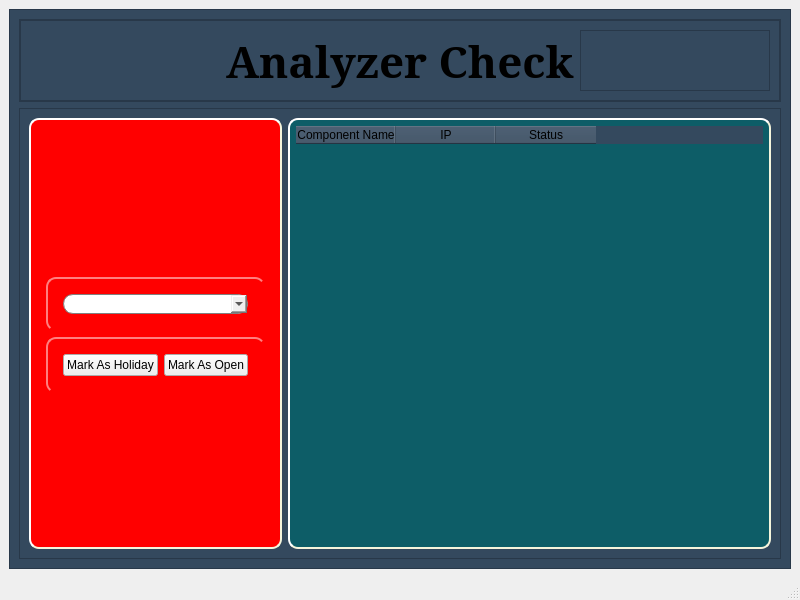
<?xml version="1.0" encoding="UTF-8"?>
<ui version="4.0">
 <class>MainWindow</class>
 <widget class="QMainWindow" name="MainWindow">
  <property name="geometry">
   <rect>
    <x>0</x>
    <y>0</y>
    <width>800</width>
    <height>600</height>
   </rect>
  </property>
  <property name="windowTitle">
   <string>MainWindow</string>
  </property>
  <property name="styleSheet">
   <string notr="true">QFrame{
	background-color: 	#34495E;
}
</string>
  </property>
  <widget class="QWidget" name="centralwidget">
   <layout class="QVBoxLayout" name="verticalLayout_2">
    <item>
     <widget class="QFrame" name="frame">
      <property name="frameShape">
       <enum>QFrame::StyledPanel</enum>
      </property>
      <property name="frameShadow">
       <enum>QFrame::Raised</enum>
      </property>
      <layout class="QVBoxLayout" name="verticalLayout">
       <item>
        <widget class="QFrame" name="frame_2">
         <property name="frameShape">
          <enum>QFrame::StyledPanel</enum>
         </property>
         <property name="frameShadow">
          <enum>QFrame::Raised</enum>
         </property>
         <layout class="QHBoxLayout" name="horizontalLayout">
          <property name="spacing">
           <number>0</number>
          </property>
          <property name="leftMargin">
           <number>0</number>
          </property>
          <property name="topMargin">
           <number>0</number>
          </property>
          <property name="rightMargin">
           <number>0</number>
          </property>
          <property name="bottomMargin">
           <number>0</number>
          </property>
          <item alignment="Qt::AlignTop">
           <widget class="QFrame" name="frame_6">
            <property name="styleSheet">
             <string notr="true"/>
            </property>
            <property name="frameShape">
             <enum>QFrame::StyledPanel</enum>
            </property>
            <property name="frameShadow">
             <enum>QFrame::Raised</enum>
            </property>
            <layout class="QHBoxLayout" name="horizontalLayout_2">
             <item alignment="Qt::AlignLeft">
              <widget class="QLabel" name="label_2">
               <property name="text">
                <string/>
               </property>
               <property name="pixmap">
                <pixmap>../../../Downloads/home (1).png</pixmap>
               </property>
              </widget>
             </item>
             <item alignment="Qt::AlignHCenter">
              <widget class="QLabel" name="label">
               <property name="font">
                <font>
                 <family>Constantia</family>
                 <pointsize>33</pointsize>
                 <bold>true</bold>
                </font>
               </property>
               <property name="autoFillBackground">
                <bool>false</bool>
               </property>
               <property name="text">
                <string>Analyzer Check</string>
               </property>
              </widget>
             </item>
             <item>
              <widget class="QFrame" name="frame_7">
               <property name="frameShape">
                <enum>QFrame::StyledPanel</enum>
               </property>
               <property name="frameShadow">
                <enum>QFrame::Raised</enum>
               </property>
              </widget>
             </item>
            </layout>
           </widget>
          </item>
         </layout>
        </widget>
       </item>
       <item>
        <widget class="QFrame" name="frame_4">
         <property name="frameShape">
          <enum>QFrame::StyledPanel</enum>
         </property>
         <property name="frameShadow">
          <enum>QFrame::Raised</enum>
         </property>
         <layout class="QGridLayout" name="gridLayout_2">
          <item row="0" column="0">
           <widget class="QFrame" name="frame_3">
            <property name="styleSheet">
             <string notr="true">QFrame{
	background-color: red;
    border-style: outset;
    border-width: 2px;
    border-radius: 10px;
    border-color: beige;
    font: bold 14px;
    min-width: 10em;
    padding: 6px;
}</string>
            </property>
            <property name="frameShape">
             <enum>QFrame::StyledPanel</enum>
            </property>
            <property name="frameShadow">
             <enum>QFrame::Raised</enum>
            </property>
            <layout class="QVBoxLayout" name="verticalLayout_3">
             <item alignment="Qt::AlignBottom">
              <widget class="QFrame" name="frame_8">
               <property name="styleSheet">
                <string notr="true">QFrame{
	background-color: red;
    border-style: outset;
    border-width: 2px;
    border-radius: 10px;
    border-color: red;
    font: bold 14px;
    min-width: 10em;
    padding: 6px;
}</string>
               </property>
               <property name="frameShape">
                <enum>QFrame::StyledPanel</enum>
               </property>
               <property name="frameShadow">
                <enum>QFrame::Raised</enum>
               </property>
               <layout class="QGridLayout" name="gridLayout_3">
                <item row="0" column="0">
                 <widget class="QComboBox" name="comboBox">
                  <property name="styleSheet">
                   <string notr="true">QComboBox {
    border: 1px solid gray;
    border-radius: 10px;
    padding: 1px 18px 1px 3px;
    min-width: 6em;
}</string>
                  </property>
                 </widget>
                </item>
               </layout>
              </widget>
             </item>
             <item alignment="Qt::AlignTop">
              <widget class="QFrame" name="frame_5">
               <property name="styleSheet">
                <string notr="true">QFrame{
	background-color: red;
    border-style: outset;
    border-width: 2px;
    border-radius: 10px;
    border-color: red;
    font: bold 14px;
    min-width: 10em;
    padding: 6px;
}</string>
               </property>
               <property name="frameShape">
                <enum>QFrame::StyledPanel</enum>
               </property>
               <property name="frameShadow">
                <enum>QFrame::Raised</enum>
               </property>
               <layout class="QHBoxLayout" name="horizontalLayout_3">
                <item>
                 <widget class="QPushButton" name="pushButtonOpen">
                  <property name="styleSheet">
                   <string notr="true">QPushButton#evilButton {
    background-color: red;
    border-style: outset;
    border-width: 2px;
    border-radius: 10px;
    border-color: beige;
    font: bold 14px;
    min-width: 10em;
    padding: 6px;
}
QPushButton#evilButton:pressed {
    background-color: rgb(224, 0, 0);
    border-style: inset;
}</string>
                  </property>
                  <property name="text">
                   <string>Mark As Holiday</string>
                  </property>
                 </widget>
                </item>
                <item>
                 <widget class="QPushButton" name="pushButtonHoliday">
                  <property name="styleSheet">
                   <string notr="true">QPushButton#evilButton { background-color: red }
font: 700 9pt &quot;Segoe UI&quot;;
border-color: rgb(255, 85, 255);</string>
                  </property>
                  <property name="text">
                   <string>Mark As Open</string>
                  </property>
                 </widget>
                </item>
               </layout>
              </widget>
             </item>
            </layout>
           </widget>
          </item>
          <item row="0" column="1">
           <widget class="QTableWidget" name="tableWidget">
            <property name="font">
             <font>
              <pointsize>-1</pointsize>
              <italic>false</italic>
              <bold>true</bold>
             </font>
            </property>
            <property name="styleSheet">
             <string notr="true">QTableWidget{
	background-color: #0D5D67;
    border-style: outset;
    border-width: 2px;
    border-radius: 10px;
    border-color: beige;
    font: bold 14px;
    min-width: 10em;
    padding: 6px;
}</string>
            </property>
            <column>
             <property name="text">
              <string>Component Name</string>
             </property>
            </column>
            <column>
             <property name="text">
              <string>IP</string>
             </property>
            </column>
            <column>
             <property name="text">
              <string>Status</string>
             </property>
            </column>
           </widget>
          </item>
         </layout>
        </widget>
       </item>
      </layout>
     </widget>
    </item>
   </layout>
  </widget>
  <widget class="QMenuBar" name="menubar">
   <property name="geometry">
    <rect>
     <x>0</x>
     <y>0</y>
     <width>800</width>
     <height>22</height>
    </rect>
   </property>
  </widget>
  <widget class="QStatusBar" name="statusbar"/>
 </widget>
 <resources/>
 <connections/>
</ui>
